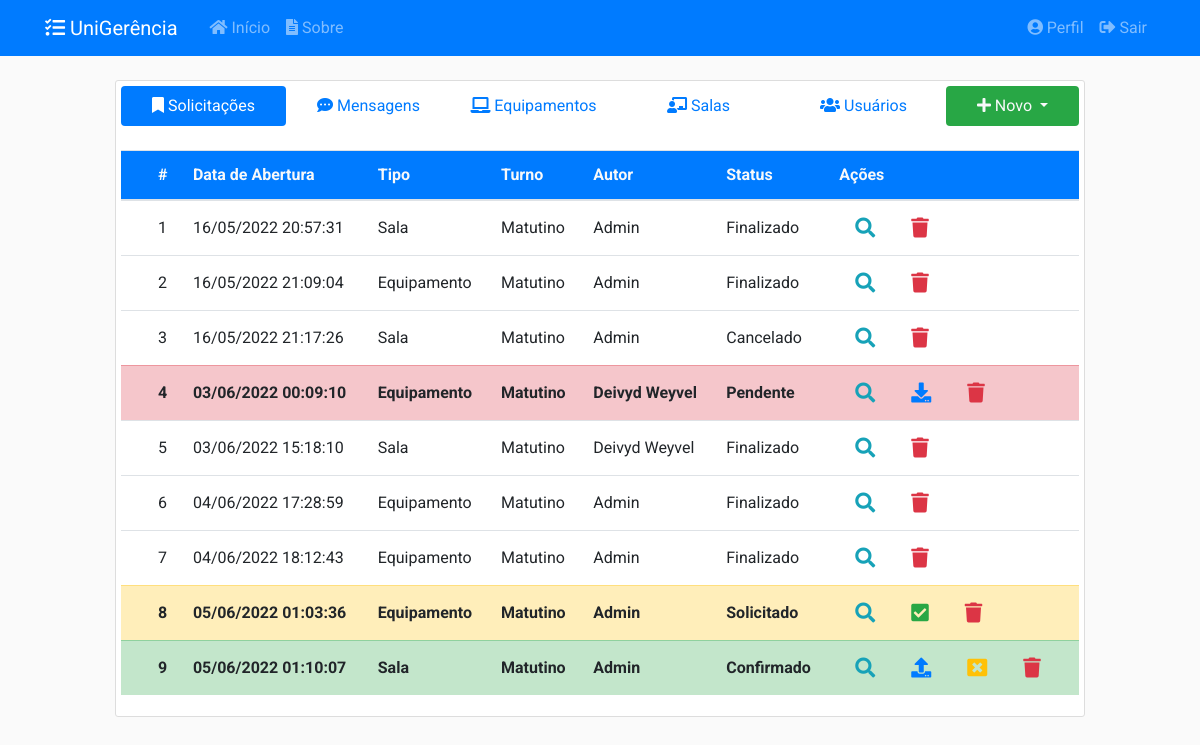
The page / (signed in) on the database its author committed.
### app/models/solicitacoes.py (models this page shows, shortened)
class Solicitacao(db.Model):
    __tablename__ = 'solicitacoes'
    __table_args__ = {'extend_existing': True}
    id = db.Column(db.Integer, primary_key=True)
    status = db.Column(db.Enum(Status), default=Status.ABERTO.name)
    data_abertura = db.Column(db.DateTime, nullable=False,
                              default=datetime.now().astimezone(fuso_horario))
    data_inicio_pref = db.Column(db.Date, nullable=False)
    data_fim_pref = db.Column(db.Date, nullable=False)
    data_retirada = db.Column(db.DateTime, nullable=True)
    data_devolucao = db.Column(db.DateTime, nullable=True)
    data_cancelamento = db.Column(db.DateTime, nullable=True)
    data_finalizacao = db.Column(db.DateTime, nullable=True)
    quantidade = db.Column(db.Integer, nullable=False, default=0)
    descricao = db.Column(db.String(20), nullable=False)
    tipo = db.Column(db.String(20), nullable=False)
    ativo = db.Column(db.Boolean, nullable=False, default=True)
    usuario_id = db.Column(db.Integer, db.ForeignKey('usuarios.id'),
                           nullable=False)
    turno_id = db.Column(db.Integer, db.ForeignKey('turnos.id'),
                           nullable=False)
    turno = db.relationship('Turno', back_populates='solicitacoes')
    def recupera_tudo():
        return Solicitacao.query.filter_by(ativo=True).all()
    def verifica_em_uso(solicitacao):
        if solicitacao.status.name == 'EMUSO':
            return True
        else:
            return False
    __mapper_args__ = {
        'polymorphic_identity': 'SOLICITACAO',
        'polymorphic_on': tipo
    }

class SolicitacaoSala(Solicitacao):
    __tablename__ = 'solicitacoes_salas'
    id = db.Column(db.Integer, db.ForeignKey('solicitacoes.id'), primary_key=True)
    setor_id = db.Column(db.Integer, db.ForeignKey('setores.id'), nullable=False)
    setor = db.relationship('Setor', back_populates='solicitacoes')
    salas = db.relationship('Sala', secondary= solicitacao_s,
                                    back_populates='solicitacoes')
    __mapper_args__ = {
        'polymorphic_identity': 'SALA',
    }

class Solicitacao(db.Model):
    __tablename__ = 'solicitacoes'
    __table_args__ = {'extend_existing': True}
    id = db.Column(db.Integer, primary_key=True)
    status = db.Column(db.Enum(Status), default=Status.ABERTO.name)
    data_abertura = db.Column(db.DateTime, nullable=False,
                              default=datetime.now().astimezone(fuso_horario))
    data_inicio_pref = db.Column(db.Date, nullable=False)
    data_fim_pref = db.Column(db.Date, nullable=False)
    data_retirada = db.Column(db.DateTime, nullable=True)
    data_devolucao = db.Column(db.DateTime, nullable=True)
    data_cancelamento = db.Column(db.DateTime, nullable=True)
    data_finalizacao = db.Column(db.DateTime, nullable=True)
    quantidade = db.Column(db.Integer, nullable=False, default=0)
    descricao = db.Column(db.String(20), nullable=False)
    tipo = db.Column(db.String(20), nullable=False)
    ativo = db.Column(db.Boolean, nullable=False, default=True)
    usuario_id = db.Column(db.Integer, db.ForeignKey('usuarios.id'),
                           nullable=False)
    turno_id = db.Column(db.Integer, db.ForeignKey('turnos.id'),
                           nullable=False)
    turno = db.relationship('Turno', back_populates='solicitacoes')
    def recupera_tudo():
        return Solicitacao.query.filter_by(ativo=True).all()
    def verifica_em_uso(solicitacao):
        if solicitacao.status.name == 'EMUSO':
            return True
        else:
            return False
    __mapper_args__ = {
        'polymorphic_identity': 'SOLICITACAO',
        'polymorphic_on': tipo
    }

class Turno(db.Model):
    __tablename__ = 'turnos'
    __table_args__ = {'extend_existing': True}
    id = db.Column(db.Integer, primary_key=True)
    name = db.Column(db.String(20), unique=True, nullable=False)
    data_inicio = db.Column(db.Time, nullable=False)
    data_fim = db.Column(db.Time, nullable=False)
    ativo = db.Column(db.Boolean, nullable=False, default=True)
    solicitacoes = db.relationship('Solicitacao', back_populates='turno')

class SolicitacaoEquipamento(Solicitacao):
    __tablename__ = 'solicitacoes_equipamentos'
    id = db.Column(db.Integer, db.ForeignKey('solicitacoes.id'), primary_key=True)
    tipo_eqp_id = db.Column(db.Integer, db.ForeignKey('tipos_equipamento.id'),
                           nullable=True)
    equipamentos = db.relationship('Equipamento', secondary=solicitacao_e,
                                   back_populates='solicitacoes')
    tipo_eqp = db.relationship('TipoEquipamento', back_populates='solicitacoes')
    __mapper_args__ = {
        'polymorphic_identity': 'EQUIPAMENTO'
    }

### app/models/usuarios.py (models this page shows, shortened)
class Usuario(db.Model, UserMixin):
    __tablename__ = 'usuarios'
    __table_args__ = {'extend_existing': True}
    id = db.Column(db.Integer, primary_key=True)
    nome = db.Column(db.String(100), nullable=False)
    identificacao = db.Column(db.String(20), unique=True, nullable=False)
    email = db.Column(db.String(100), unique=True, nullable=False)
    senha = db.Column(db.String(60), nullable=False)
    data_cadastro = db.Column(db.DateTime, nullable=False,
                              default=datetime.now().astimezone(fuso_horario))
    data_atualizacao = db.Column(db.DateTime, nullable=True)
    tipo = db.Column(db.Enum(TipoUsuario), nullable=False)
    ativo = db.Column(db.Boolean, nullable=False, default=True)
    imagem_perfil = db.Column(db.String(20), nullable=False,
                              default='default.jpg')
    posts = db.relationship('Post', backref='autor',
                            foreign_keys='Post.usuario_id', lazy=True)
    recipiente = db.relationship('Post', backref='destinatario',
                                 foreign_keys='Post.destinatario_id', lazy=True)
    solicitacoes = db.relationship('Solicitacao', backref='autor', lazy=True)
    relatorios = db.relationship('Relatorio', backref='autor', lazy=True)
    def recupera_tudo():
        return Usuario.query.filter_by(ativo=True).all()

### app/controllers/principal.py (the view)
@principal.route("/", methods=['GET', 'POST'])
@login_required
def inicio():
    tab = request.args.get('tab', 1, type=int)
    solicitacoes = Solicitacao.recupera_tudo()
    posts = Post.recupera_tudo()
    equipamentos = Equipamento.recupera_tudo()
    salas = Sala.recupera_tudo()
    usuarios = Usuario.recupera_tudo()
    for solicitacao in solicitacoes:
        if Solicitacao.verifica_em_uso(solicitacao):
            if Solicitacao.verifica_atraso(solicitacao):
                Solicitacao.atualiza_status_pendente(solicitacao)
                envia_email_atraso(solicitacao)
                if Solicitacao.verifica_autor(solicitacao, current_user):
                    flash('Você possui uma solicitação atrasada.', 'warning')
                if Usuario.verifica_admin(current_user):
                    flash('Existe uma nova solicitação em atraso.', 'warning')
    form = EntregaSolicitacaoForm()
    return render_template('principal/inicio.html', tab=tab, form=form,
                           posts=posts, equipamentos=equipamentos, salas=salas,
                           usuarios=usuarios, solicitacoes=solicitacoes)

### app/models/equipamentos.py (called while the page is built)
    def recupera_tudo():
        return Equipamento.query.filter_by(ativo=True).all()

    def __repr__(self):
        return f"{self.patrimonio} - {self.descricao}"

### app/models/posts.py (called while the page is built)
    def recupera_tudo():
        return Post.query.filter_by(ativo=True).all()

### app/models/salas.py (called while the page is built)
    def recupera_tudo():
        return Sala.query.filter_by(ativo=True).all()

### app/models/usuarios.py (called while the page is built)
@login_manager.user_loader
def load_user(user_id):
    return Usuario.query.get(int(user_id))

### app/templates/principal/inicio.html (shortened to what this page needs)
{% extends "layout.html" %}
{% block inicio %}
<div class="content-section">
  <nav class="pb-4 align-middle">
    <div class="nav nav-pills nav-justified flex-column flex-md-row align-middle" id="pills-tab" role="tablist">
      <a class="nav-item nav-link {% if tab == 1 %}active{% endif %}" id="pills-1-tab" data-toggle="pill" href="#pills-1" role="tab"><i class="fas fa-bookmark"></i>&nbsp;Solicitações</a>
      <a class="nav-item nav-link {% if tab == 2 %}active{% endif %}" id="pills-2-tab" data-toggle="pill" href="#pills-2" role="tab"><i class="fas fa-comment-dots"></i>&nbsp;Mensagens</a>
      {% if current_user.tipo.name == 'ADMIN' %}
        <a class="nav-item nav-link {% if tab == 3 %}active{% endif %}" id="pills-3-tab" data-toggle="pill" href="#pills-3" role="tab"><i class="fas fa-laptop"></i>&nbsp;Equipamentos</a>
        <a class="nav-item nav-link {% if tab == 4 %}active{% endif %}" id="pills-4-tab" data-toggle="pill" href="#pills-4" role="tab"><i class="fas fa-chalkboard-teacher"></i>&nbsp;Salas</a>
        <a class="nav-item nav-link {% if tab == 5 %}active{% endif %}" id="pills-5-tab" data-toggle="pill" href="#pills-5" role="tab"><i class="fas fa-users"></i>&nbsp;Usuários</a>
      {% endif %}
      <div class="nav-item dropdown">
        <a class="nav-link dropdown-toggle bg-success text-light" href="#" id="navbarDropdown" role="button" data-toggle="dropdown">
          <i class="fas fa-plus"></i>&nbsp;Novo
        </a>
      </div>
    </div>
  </nav>
  <div class="tab-content flex-md-row" id="nav-tabContent">
    <div class="tab-pane fade {% if tab == 1 %}show active{% endif %}" id="pills-1" role="tabpanel">
      {% include 'principal/tabela/solicitacoes.html' %}
    </div>
  </div>
</div>
{% endblock inicio %}

### app/templates/principal/tabela/solicitacoes.html (shortened to what this page needs)
<table id="table-solicitacoes" class="table stripe order-column dt-responsive nowrap table-hover" style="width:100%">
    <thead>
    <tr class="bg-primary text-light">
        <th class="align-middle"></th>
        <th class="align-middle">#</th>
        <th class="align-middle">Data de Abertura</th>
        <th class="align-middle">Tipo</th>
        <th class="align-middle">Turno</th>
        <th class="align-middle">Autor</th>
        <th class="align-middle">Status</th>
        <th class="align-middle">Ações</th>
    </tr>
    </thead>
    <tbody>
    {% for solicitacao in solicitacoes %}
    {% if current_user == solicitacao.autor or current_user.tipo.name == 'ADMIN' %}
        {% if solicitacao.status.name == 'ABERTO' %}
            <tr class="table-secondary font-weight-bold">
        {% elif solicitacao.status.name == 'PENDENTE' %}
            <tr class="table-danger font-weight-bold">
        {% elif solicitacao.status.name == 'SOLICITADO' %}
            <tr class="table-warning font-weight-bold">
        {% elif solicitacao.status.name == 'CONFIRMADO' %}
            <tr class="table-success font-weight-bold">
        {% elif solicitacao.status.name == 'EMUSO' %}
            <tr class="table-info font-weight-bold">
        {% elif solicitacao.status.name == 'CANCELADO' or solicitacao.status.name == 'FECHADO' %}
            <tr class="">
        {% else %}
            <tr>
        {% endif %}
            <td class="align-middle"></td>
            <td class="align-middle">{{ solicitacao.id }}</td>
            <td class="align-middle">{{ solicitacao.data_abertura.strftime('%d/%m/%Y %H:%M:%S') }}</td>
            {% if solicitacao.tipo == 'EQUIPAMENTO' %}
                <td class="align-middle">Equipamento</td>
            {% elif solicitacao.tipo == 'SALA'%}
                <td class="align-middle">Sala</td>
            {% endif %}
            <td class="align-middle">{{ solicitacao.turno.name }}</td>
            <td class="align-middle">{{ solicitacao.autor.nome }}</td>
            <td class="align-middle">{{ solicitacao.status.value }}</td>
            <td class="align-middle">
                <a class="btn-lg btn-outline-info" href="#" data-toggle="modal" data-target="#visualizarSolicitacao{{ solicitacao.id }}"><i class="fas fa-search"></i></a>
                {% if current_user.tipo.name == 'ADMIN' %}
                    {% if solicitacao.status.name == 'ABERTO' or solicitacao.status.name == 'SOLICITADO' %}
                        <a class="btn-lg btn-outline-success" href="{{url_for('solicitacoes.confirma_solicitacao', solicitacao_id=solicitacao.id)}}"><i class="fas fa-check-square"></i></a>
                    {% endif %}
                    {% if solicitacao.status.name == 'CONFIRMADO' %}
                        <a class="btn-lg btn-outline-primary" href="#" data-toggle="modal" data-target="#entregarSolicitacao{{ solicitacao.id }}"><i class="fas fa-upload"></i></a>
                    {% endif %}
                    {% if solicitacao.status.name == 'EMUSO' or solicitacao.status.name == 'PENDENTE' %}
                        <a class="btn-lg btn-outline-primary" href="#" data-toggle="modal" data-target="#receberSolicitacao{{ solicitacao.id }}"><i class="fas fa-download"></i></a>
                    {% endif %}
                {% endif %}
                {% if current_user == solicitacao.autor or current_user.tipo.name == 'ADMIN' %}
                    {% if solicitacao.status.name == 'ABERTO' or solicitacao.status.name == 'CONFIRMADO' %}
                        <a class="btn-lg btn-outline-warning" href="#" data-toggle="modal" data-target="#cancelarSolicitacao{{ solicitacao.id }}"><i class="fas fa-window-close"></i></a>
                    {% endif %}
                {% endif %}
                {% if current_user.tipo.name == 'ADMIN' %}
                    <a class="btn-lg btn-outline-danger" href="#" data-toggle="modal" data-target="#excluirSolicitacao{{ solicitacao.id }}"><i class="fas fa-trash"></i></a>
                {% endif %}
            </td>
        </tr>
    {% endif %}
    {% endfor %}
    </tbody>
</table>

### app/static/css/main.css (style rules this page uses)
body { background: #fafafad5; color: #333333; margin-top: 5rem; font-family: 'Roboto' !important; }
html { scroll-behavior: smooth; }
.content-section { background: #ffffff; padding: 5px 5px; border: 1px solid #dddddd; border-radius: 3px; margin-bottom: 20px; }

### rows shown on the page
SolicitacaoSala: id "1", data_abertura "16/05/2022 20:57:31", shows "Sala", turno.name "Matutino", autor.nome "Admin", status.value "Finalizado"
SolicitacaoEquipamento: id "2", data_abertura "16/05/2022 21:09:04", shows "Equipamento", turno.name "Matutino", autor.nome "Admin", status.value "Finalizado"
SolicitacaoSala: id "3", data_abertura "16/05/2022 21:17:26", shows "Sala", turno.name "Matutino", autor.nome "Admin", status.value "Cancelado"
SolicitacaoEquipamento: id "4", data_abertura "03/06/2022 00:09:10", shows "Equipamento", turno.name "Matutino", autor.nome "Deivyd Weyvel", status.value "Pendente"
SolicitacaoSala: id "5", data_abertura "03/06/2022 15:18:10", shows "Sala", turno.name "Matutino", autor.nome "Deivyd Weyvel", status.value "Finalizado"
SolicitacaoEquipamento: id "6", data_abertura "04/06/2022 17:28:59", shows "Equipamento", turno.name "Matutino", autor.nome "Admin", status.value "Finalizado"
SolicitacaoEquipamento: id "7", data_abertura "04/06/2022 18:12:43", shows "Equipamento", turno.name "Matutino", autor.nome "Admin", status.value "Finalizado"
SolicitacaoEquipamento: id "8", data_abertura "05/06/2022 01:03:36", shows "Equipamento", turno.name "Matutino", autor.nome "Admin", status.value "Solicitado"
SolicitacaoSala: id "9", data_abertura "05/06/2022 01:10:07", shows "Sala", turno.name "Matutino", autor.nome "Admin", status.value "Confirmado"
